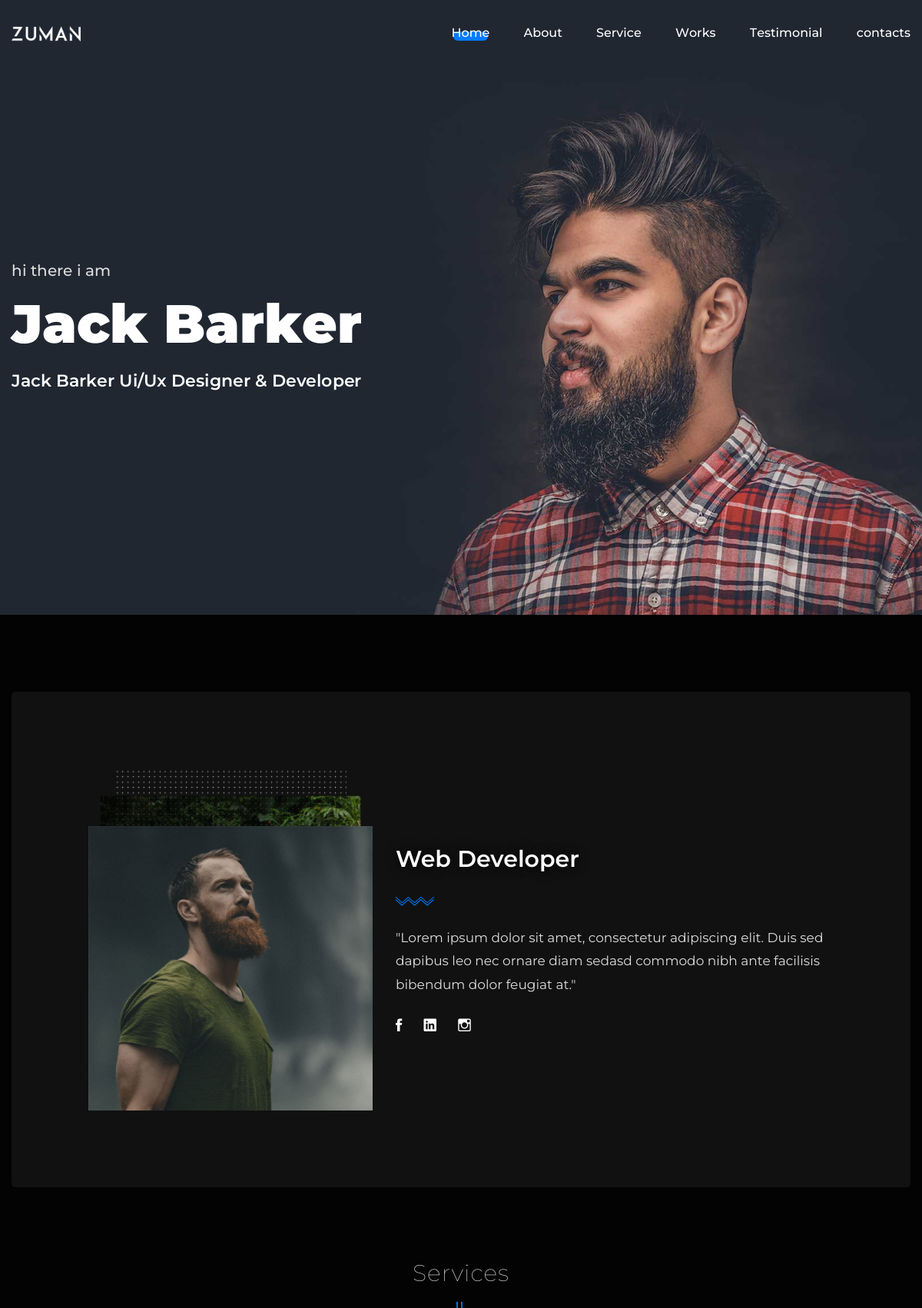
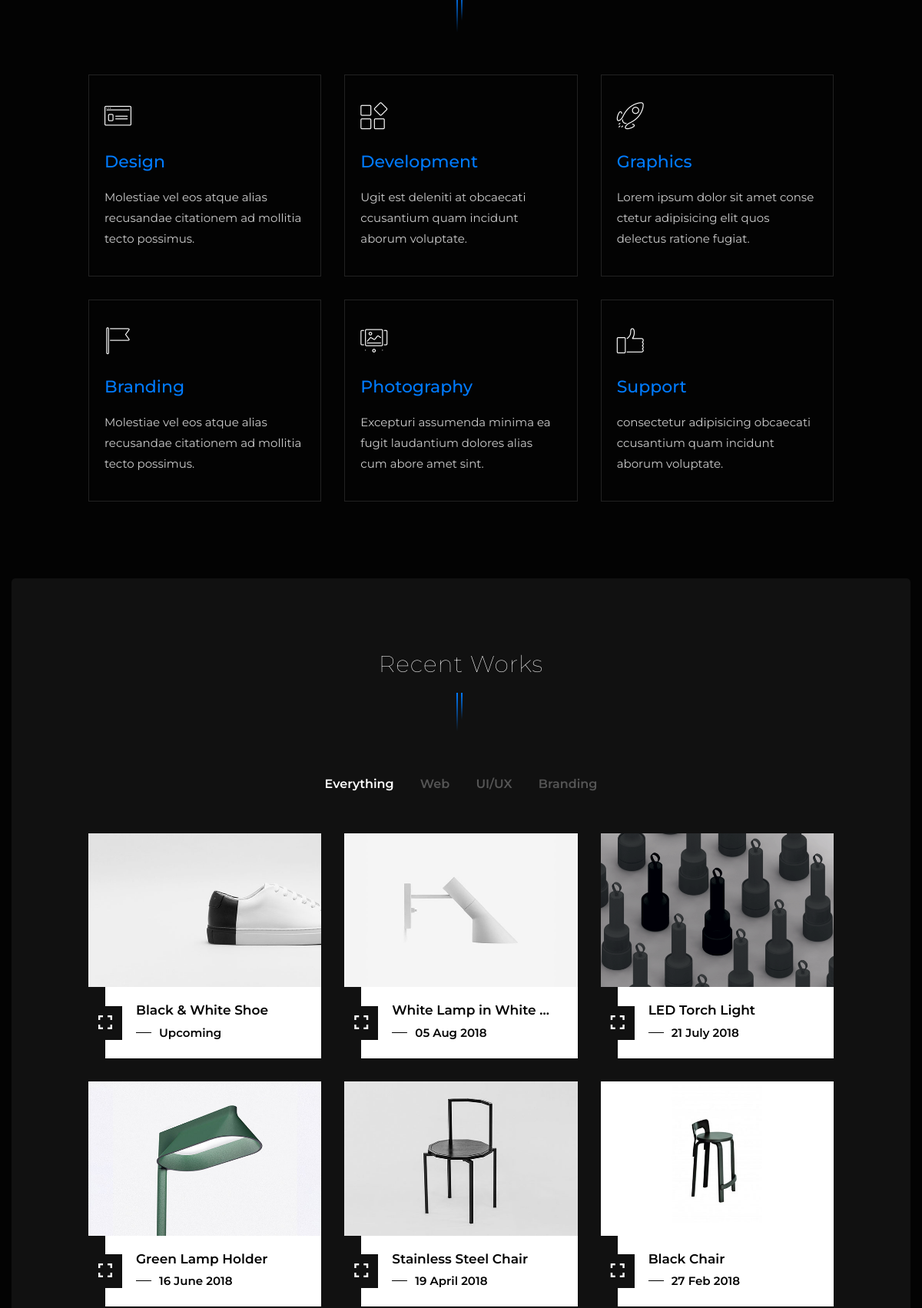
The app's page /zuman/index.php (upper part) with its own data (2 pictures, top to bottom).
### tables this page shows
CREATE TABLE `navber` (
  `id` int(11) NOT NULL,
  `content1` varchar(100) NOT NULL,
  `content2` varchar(300) NOT NULL,
  `content3` varchar(300) NOT NULL,
  `photo` varchar(100) DEFAULT 'default.jpg',
  `status` varchar(30) NOT NULL
);

CREATE TABLE `logo` (
  `id` int(11) NOT NULL,
  `logo` varchar(100) NOT NULL DEFAULT 'default.jpg',
  `status` varchar(30) NOT NULL
);

CREATE TABLE `about_photo` (
  `id` int(11) NOT NULL,
  `photo` varchar(100) NOT NULL DEFAULT 'default.jpg',
  `status` varchar(30) NOT NULL
);

CREATE TABLE `about_content` (
  `id` int(11) NOT NULL,
  `title` text NOT NULL,
  `discrip` text NOT NULL
);

CREATE TABLE `icon` (
  `id` int(11) NOT NULL,
  `name` varchar(70) NOT NULL,
  `icon` varchar(100) NOT NULL,
  `link` varchar(300) NOT NULL
);

CREATE TABLE `service` (
  `id` int(11) NOT NULL,
  `service` varchar(100) NOT NULL,
  `service1` varchar(70) NOT NULL,
  `service2` varchar(500) NOT NULL,
  `service3` varchar(100) NOT NULL,
  `service4` varchar(500) NOT NULL,
  `service5` varchar(70) NOT NULL,
  `service6` varchar(500) NOT NULL,
  `service7` varchar(70) NOT NULL,
  `service8` varchar(500) NOT NULL,
  `service9` varchar(70) NOT NULL,
  `service10` varchar(500) NOT NULL,
  `service11` varchar(70) NOT NULL,
  `service12` varchar(500) NOT NULL
);

CREATE TABLE `work` (
  `id` int(11) NOT NULL,
  `title1` varchar(300) NOT NULL,
  `content1` varchar(100) NOT NULL,
  `photo1` varchar(70) NOT NULL,
  `title2` varchar(70) NOT NULL,
  `content2` varchar(50) NOT NULL,
  `photo2` varchar(70) NOT NULL,
  `title3` varchar(100) NOT NULL,
  `content3` varchar(50) NOT NULL,
  `photo3` varchar(70) NOT NULL,
  `title4` varchar(100) NOT NULL,
  `content4` varchar(50) NOT NULL,
  `photo4` varchar(70) NOT NULL,
  `title5` varchar(100) NOT NULL,
  `content5` varchar(50) NOT NULL,
  `photo5` varchar(70) NOT NULL,
  `title6` varchar(100) NOT NULL,
  `content6` varchar(50) NOT NULL,
  `photo6` varchar(70) NOT NULL,
  `status` varchar(30) NOT NULL
);

### zuman/include/e_work.php (the view, shortened to what the rows shown need)
<?php
require 'db.php';
$select2="SELECT * FROM work WHERE status=1";
$result2=mysqli_query($db_connection,$select2);
$after_assoc=mysqli_fetch_assoc($result2);
?>
                <div id="works" class="work_wrapper">
                    <div class="row justify-content-center">
                        <div class="col-lg-10">
                            <div class="text-center">
                                <h2 class="section_title">Recent Works</h2>
                            </div>
                            <div class="row works">
                                <div class="col-lg-4 col-md-6 col-sm-6 uiux">
                                    <div class="work_single_item">
                                        <img class="img-fluid" src="uploads/work/<?php echo $after_assoc['photo1'] ?>" alt="">
                                        <div class="work_info">
                                            <h6 title="Black &amp; White Shoe"><?php echo $after_assoc['title1']  ?></h6>
                                            <p><?php echo $after_assoc['content1']  ?></p>
                                            <a class="ajax-popup-link" href="work-details-1.html"><span class="ion-android-expand"></span></a>
                                        </div>
                                    </div>
                                </div>
                                <div class="col-lg-4 col-md-6 col-sm-6 web">
                                    <div class="work_single_item">
                                        <img class="img-fluid" src="uploads/work/<?php echo $after_assoc['photo2'] ?>" alt="">
                                        <div class="work_info">
                                            <h6 title="White Lamp in White Wall"><?php echo $after_assoc['title2']  ?></h6>
                                            <p><?php echo $after_assoc['content2']  ?></p>
                                            <a class="ajax-popup-link" href="work-details-2.html"><span class="ion-android-expand"></span></a>
                                        </div>
                                    </div>
                                </div>
                                <div class="col-lg-4 col-md-6 col-sm-6 branding">
                                    <div class="work_single_item">
                                        <img class="img-fluid" src="uploads/work/<?php echo $after_assoc['photo3'] ?>" alt="">
                                        <div class="work_info">
                                            <h6 title="Green Lamp Holder"><?php echo $after_assoc['title3']  ?></h6>
                                            <p><?php echo $after_assoc['content3']  ?></p>
                                            <a class="ajax-popup-link" href="work-details-3.html"><span class="ion-android-expand"></span></a>
                                        </div>
                                    </div>
                                </div>
                                <div class="col-lg-4 col-md-6 col-sm-6 web">
                                    <div class="work_single_item">
                                        <img class="img-fluid" src="uploads/work/<?php echo $after_assoc['photo4'] ?>" alt="">
                                        <div class="work_info">
                                            <h6 title="Green Lamp Holder"><?php echo $after_assoc['title4']  ?></h6>
                                            <p><?php echo $after_assoc['content4']  ?></p>
                                            <a class="ajax-popup-link" href="work-details-4.html"><span class="ion-android-expand"></span></a>
                                        </div>
                                    </div>
                                </div>
                                <div class="col-lg-4 col-md-6 col-sm-6 branding">
                                    <div class="work_single_item">
                                        <img class="img-fluid" src="uploads/work/<?php echo $after_assoc['photo5'] ?>" alt="">
                                        <div class="work_info">
                                            <h6 title="Olive Oil Bottle"><?php echo $after_assoc['title5']  ?></h6>
                                            <p><?php echo $after_assoc['content5']  ?></p>
                                            <a class="ajax-popup-link" href="work-details-5.html"><span class="ion-android-expand"></span></a>
                                        </div>
                                    </div>
                                </div>
                                <div class="col-lg-4 col-md-6 col-sm-6 uiux">
                                    <div class="work_single_item">
                                        <img class="img-fluid" src="uploads/work/<?php echo $after_assoc['photo6'] ?>" alt="">
                                        <div class="work_info">
                                            <h6 title="Black Chair"><?php echo $after_assoc['title6']  ?></h6>
                                            <p><?php echo $after_assoc['content6']  ?></p>
                                            <a class="ajax-popup-link" href="work-details-6.html"><span class="ion-android-expand"></span></a>
                                        </div>
                                    </div>
                                </div>
                            </div>
                        </div>
                    </div>
                </div>

### zuman/include/b_navber.php (shortened to what the rows shown need)
<?php
require 'db.php';
$select="SELECT * FROM logo WHERE status=1";
$result=mysqli_query($db_connection,$select);
$after_assoc=mysqli_fetch_assoc($result);
?>
<?php
require 'db.php';
$navber_select="SELECT * FROM navber WHERE status=1";
$navber=mysqli_query($db_connection,$navber_select);
$navber_assoc=mysqli_fetch_assoc($navber);
?>
    <div class="landing_wrapper bg-img" data-src="uploads/navber/<?php echo $navber_assoc['photo']; ?>">
        <header>
            <div class="container">
                <div class="row">
                    <div class="col-md-3 col-8">
                        <div class="logo">
                            <a href="index.php"><img src="uploads/logo/<?php echo $after_assoc['logo']; ?>" alt="zuman"></a>
                        </div>
                    </div>
                </div>
            </div>
        </header>
        <div class="home_wrapper">
            <div class="landing_content">
                <div class="container">
                    <div class="row align-items-center">
                        <div class="col-12">
                            <h1 class="title-slide-in" data-splitting><?php echo $navber_assoc['content2']; ?></h1>
                        </div>
                    </div>
                </div>
            </div>
        </div>
    </div>

### zuman/include/c_about.php (shortened to what the rows shown need)
<?php
require 'db.php';
$select="SELECT * FROM about_photo WHERE status=1 ";
$result=mysqli_query($db_connection,$select);
$assoc=mysqli_fetch_assoc($result)
?>
<?php
require 'db.php';
$select2="SELECT * FROM about_content";
$result2=mysqli_query($db_connection,$select2);
$after_assoc=mysqli_fetch_assoc($result2);
?>
 <?php
require 'db.php';
$icon_insert="SELECT * FROM icon  ";
$icon_query=mysqli_query($db_connection,$icon_insert);
 ?>
    <div class="container">
        <div class="row">
            <div class="col">
                <div id="about" class="about_wrapper">
                    <div class="about">
                        <div class="row justify-content-center align-items-center">
                            <div class="col-lg-4 col-md-5">
                                <div class="about_img">
                                    <img class="about_img_1 top" src="uploads/about_photo/<?php echo $assoc['photo']; ?>" alt="">
                                </div>
                            </div>
                            <div class="col-lg-6 col-md-7">
                                <div class="about_info">
                                    <h4><?php echo $after_assoc['title']; ?></h4>
                                    <img class="zigzag" src="img/zigzag.svg" alt="">
                                    <p class="about_desc"><?php echo $after_assoc['discrip']; ?></p>
                                    <ul class="social_links">
                                        <?php  foreach ($icon_query as  $value) {
                                             ?>
                                        <li><a href="<?php echo $value['link'];  ?>"><span class="<?php echo $value['icon'];  ?>"></span></a></li>
                                         <?php } ?>
                                    </ul>
                                </div>
                            </div>
                        </div>
                    </div>
                </div>

### zuman/include/d_service.php
<?php
require 'db.php';
$select2="SELECT * FROM service";
$result2=mysqli_query($db_connection,$select2);
$after_assoc=mysqli_fetch_assoc($result2);
?>
                <div id="service" class="services">
                    <div class="row justify-content-center">
                        <div class="col-lg-10">
                            <div class="text-center">
                                <h2 class="section_title"><?php echo $after_assoc['service']; ?></h2>
                            </div>
                            <div class="service_items">
                                <div class="row">
                                    <div class="col-lg-4 col-md-6 col-sm-6">
                                        <div class="service_single_item">
                                            <i class="mbri-sites"></i>
                                            <h6 data-hover="Design"><?php echo $after_assoc['service1']; ?></h6>
                                            <p><?php echo $after_assoc['service2']; ?></p>
                                        </div>
                                    </div>
                                    <div class="col-lg-4 col-md-6 col-sm-6">
                                        <div class="service_single_item">
                                            <i class="mbri-extension"></i>
                                            <h6 data-hover="Development"><?php echo $after_assoc['service3']; ?></h6>
                                            <p><?php echo $after_assoc['service4']; ?></p>
                                        </div>
                                    </div>
                                    <div class="col-lg-4 col-md-6 col-sm-6">
                                        <div class="service_single_item">
                                            <i class="mbri-rocket"></i>
                                            <h6 data-hover="Graphics"><?php echo $after_assoc['service5']; ?></h6>
                                            <p><?php echo $after_assoc['service6']; ?></p>
                                        </div>
                                    </div>
                                    <div class="col-lg-4 col-md-6 col-sm-6">
                                        <div class="service_single_item">
                                            <i class="mbri-flag"></i>
                                            <h6 data-hover="Branding"><?php echo $after_assoc['service7']; ?></h6>
                                            <p><?php echo $after_assoc['service8']; ?></p>
                                        </div>
                                    </div>
                                    <div class="col-lg-4 col-md-6 col-sm-6">
                                        <div class="service_single_item">
                                            <i class="mbri-image-slider"></i>
                                            <h6 data-hover="Photography"><?php echo $after_assoc['service9']; ?></h6>
                                            <p><?php echo $after_assoc['service10']; ?></p>
                                        </div>
                                    </div>
                                    <div class="col-lg-4 col-md-6 col-sm-6">
                                        <div class="service_single_item">
                                            <i class="mbri-like"></i>
                                            <h6 data-hover="Support"><?php echo $after_assoc['service11']; ?></h6>
                                            <p><?php echo $after_assoc['service12']; ?></p>
                                        </div>
                                    </div>
                                </div>
                            </div>
                        </div>
                    </div>
                </div>

### records on screen
navber: photo (picture)
logo: logo (picture)
about_photo: photo (picture)
about_content: title "Web Developer", discrip "\"Lorem ipsum dolor sit amet, consectetur adipiscing elit. Duis sed dapibus leo nec ornare diam sedasd commodo nibh ante facilisis bibendum dolor feugiat at.\""
service: service "Services", service1 "Design", service2 "Molestiae vel eos atque alias recusandae citationem ad mollitia tecto possimus.", service3 "Development", service4 "Ugit est deleniti at obcaecati ccusantium quam incidunt aborum voluptate.", service5 "Graphics", service6 "Lorem ipsum dolor sit amet conse ctetur adipisicing elit quos delectus ratione fugiat.", service7 "Branding", service8 "Molestiae vel eos atque alias recusandae citationem ad mollitia tecto possimus.", service9 "Photography", service10 "Excepturi assumenda minima ea fugit laudantium dolores alias cum abore amet sint.", service11 "Support", service12 "consectetur adipisicing obcaecati ccusantium quam incidunt aborum voluptate."
work: photo1 (picture), title1 "Black & White Shoe", content1 "Upcoming", photo2 (picture), title2 "White Lamp in White…", content2 "05 Aug 2018", photo3 (picture), title3 "LED Torch Light", content3 "21 July 2018", photo4 (picture), title4 "Green Lamp Holder", content4 "16 June 2018", photo5 (picture), title5 "Stainless Steel Chair", content5 "19 April 2018", photo6 (picture), title6 "Black Chair", content6 "27 Feb 2018"
